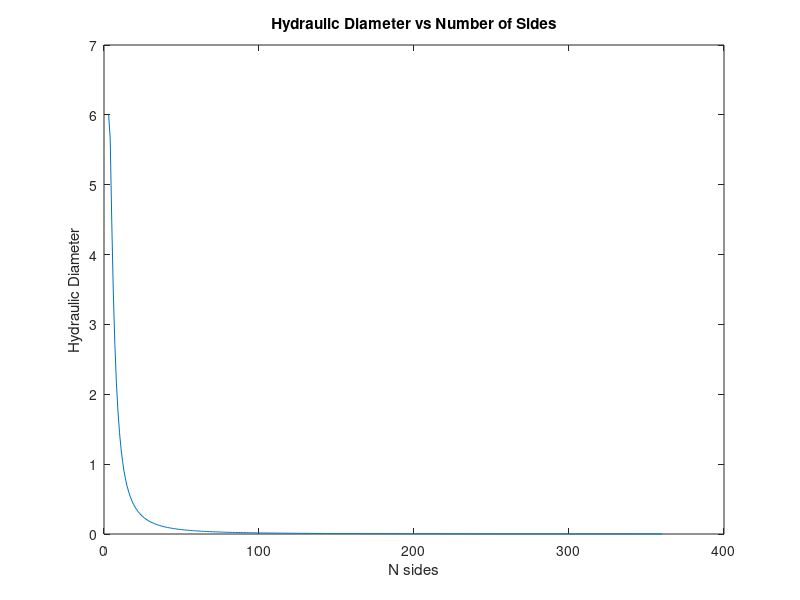

MATLAB code to generate this figure:
%% Circular Cross-Section

% The definition of D in the pipe friction equation is "Hydraulic Diameter"
% Hydraulic diameter is defined as:
%   D = 4*cross_sectional_area / perimeter
%  This document proves the minimum value of D for a fixed CSA is for a
%  circle. With a fixed CSA we need to reduce perimeter
% The least surface area occurs for regular polygons. "Star" shaped ones
% tend to have lots of perimeter and little area, so we shall consider
% regular polygons as the best of the categories of 2D shapes
% Polygon with sides N and side length L, all angles in degrees

%% Area of polygon's triangles
% If you take each polygon and draw lines from each corner to the centre
% you have split it into N identical triangles with bottom length L
% For clarity of orientation, the length L is oriented downwards
% Either side of side L are two identical angles, B, that are both equal to
% half the interior angle of the polygon

    %interior_angle = 180 - (360/N);
    %B = interior_angle/2;

% This leaves the top angle as

    %A = 180 - 2*B;  % which simplifies to 360/N

% The two sides heading towards the centre of the polygon both have equal
% side lengths x, using Law of sines

    %x = L sind(A)/sind(B);

% Using Side-angle-side we get the area of a triangle as

    %area = x*L*sind(A) ==> L^2*sind^2(A)/sind(B);

% Total CSA is the angle of each triangle * N (number of triangles)

    %CSA = N*area;

% Perimeter is length of sides * number of sides

    %P = N*L;

% Thus we can put this into hydraulic diameter equation (ln 5)

    %D = 4*N*area/(N*L) ==> 4*area/L;
    %   ==> 4*L*sind^2(A)/sind(B);
  
% To minimise D we need to maximise sind(B) and minimise sind(A)
% This is done by minimising A and maximising B
    % A = 360/N which is decreased as N -> infinity
    % B = 90 - (180/N) which is increased as N -> infinity
% Thus as number of sides tends to infinity, hydraulic diameter for fixed
% CSA decreases.
% A regular polygon with infinite sides is a circle

% Thus a circle is the most efficient shape for a pipe

%% Graphs
% Visualisation of hydraulic diameter for side length 1 for N = 1:360
% Note, N=1,2 don't create a real shape

clear all
clc
% L = 1

for N = 1:360
    interior_angle(N) = 180 - (360/N);
    B(N) = interior_angle(N)/2;
    A(N) = 360/N;
    x(N) = sind(A(N))/sind(B(N));
    D(N) = 4*(sind(A(N))^2)/sind(B(N));
end

figure
plot(D)
title('Hydraulic Diameter vs Number of Sides')
ylabel('Hydraulic Diameter')
xlabel('N sides')
